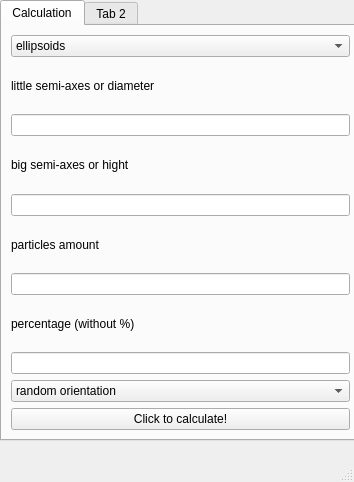
<?xml version="1.0" encoding="UTF-8"?>
<ui version="4.0">
 <class>MainWindow</class>
 <widget class="QMainWindow" name="MainWindow">
  <property name="geometry">
   <rect>
    <x>0</x>
    <y>0</y>
    <width>354</width>
    <height>482</height>
   </rect>
  </property>
  <property name="windowTitle">
   <string>MainWindow</string>
  </property>
  <widget class="QWidget" name="centralwidget">
   <widget class="QTabWidget" name="tabWidget">
    <property name="geometry">
     <rect>
      <x>0</x>
      <y>0</y>
      <width>361</width>
      <height>441</height>
     </rect>
    </property>
    <widget class="QWidget" name="tab">
     <attribute name="title">
      <string>Calculation</string>
     </attribute>
     <layout class="QVBoxLayout" name="verticalLayout">
      <item>
       <widget class="QComboBox" name="comboBox">
        <item>
         <property name="text">
          <string>ellipsoids</string>
         </property>
        </item>
        <item>
         <property name="text">
          <string>cylinders</string>
         </property>
        </item>
       </widget>
      </item>
      <item>
       <widget class="QLabel" name="label">
        <property name="text">
         <string>little semi-axes or diameter</string>
        </property>
       </widget>
      </item>
      <item>
       <widget class="QLineEdit" name="lineEdit"/>
      </item>
      <item>
       <widget class="QLabel" name="label_2">
        <property name="text">
         <string>big semi-axes or hight</string>
        </property>
       </widget>
      </item>
      <item>
       <widget class="QLineEdit" name="lineEdit_2"/>
      </item>
      <item>
       <widget class="QLabel" name="label_3">
        <property name="text">
         <string>particles amount</string>
        </property>
       </widget>
      </item>
      <item>
       <widget class="QLineEdit" name="lineEdit_3"/>
      </item>
      <item>
       <widget class="QLabel" name="label_4">
        <property name="text">
         <string>percentage (without %)</string>
        </property>
       </widget>
      </item>
      <item>
       <widget class="QLineEdit" name="lineEdit_4"/>
      </item>
      <item>
       <widget class="QComboBox" name="comboBox_2">
        <item>
         <property name="text">
          <string>random orientation</string>
         </property>
        </item>
        <item>
         <property name="text">
          <string>partly random orientation</string>
         </property>
        </item>
       </widget>
      </item>
      <item>
       <widget class="QPushButton" name="pushButton">
        <property name="text">
         <string>Click to calculate!</string>
        </property>
       </widget>
      </item>
     </layout>
    </widget>
    <widget class="QWidget" name="tab_2">
     <attribute name="title">
      <string>Tab 2</string>
     </attribute>
    </widget>
   </widget>
  </widget>
  <widget class="QMenuBar" name="menubar">
   <property name="geometry">
    <rect>
     <x>0</x>
     <y>0</y>
     <width>354</width>
     <height>21</height>
    </rect>
   </property>
  </widget>
  <widget class="QStatusBar" name="statusbar"/>
 </widget>
 <resources/>
 <connections/>
</ui>
